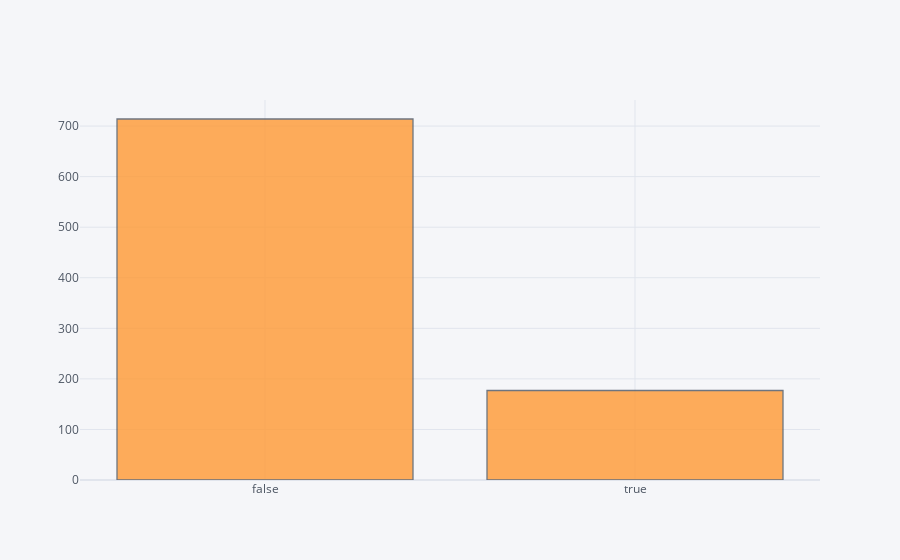

Source (notebook cell):
### Code cell
df['Age'].isnull().iplot(kind='hist')
#This Histogram shows that there are missing values for the ages of the passengers, a little under 200 missing ages.
#The algorithms won't learn correctly with a NaN instead of a number, so we need to either drop those rows (which would lose a lot of data)
#or, we can fill those missing values with the median ages based on the classes. 
#We use the classes due to the fact that higher classed ticket passangers typically were older and tended to survive
#However, lower classes had younger people, who most likely died.

### Figure 1 — Plotly figure (JSON) as saved in the notebook; plotly's stock layout.template omitted (floating-point values rounded to 4 significant figures; data arrays with more than 128 entries replaced by an {"elided": "..."} marker saying what was removed)
{"data": [{"histfunc": "count", "histnorm": "", "marker": {"color": "rgba(255, 153, 51, 1.0)", "line": {"color": "#4D5663", "width": 1.3}}, "name": "Age", "opacity": 0.8, "orientation": "v", "type": "histogram", "x": {"elided": "891 bool values"}}], "layout": {"barmode": "overlay", "legend": {"bgcolor": "#F5F6F9", "font": {"color": "#4D5663"}}, "paper_bgcolor": "#F5F6F9", "plot_bgcolor": "#F5F6F9", "title": {"font": {"color": "#4D5663"}}, "xaxis": {"gridcolor": "#E1E5ED", "showgrid": true, "tickfont": {"color": "#4D5663"}, "title": {"font": {"color": "#4D5663"}, "text": ""}, "zerolinecolor": "#E1E5ED"}, "yaxis": {"gridcolor": "#E1E5ED", "showgrid": true, "tickfont": {"color": "#4D5663"}, "title": {"font": {"color": "#4D5663"}, "text": ""}, "zerolinecolor": "#E1E5ED"}}}
